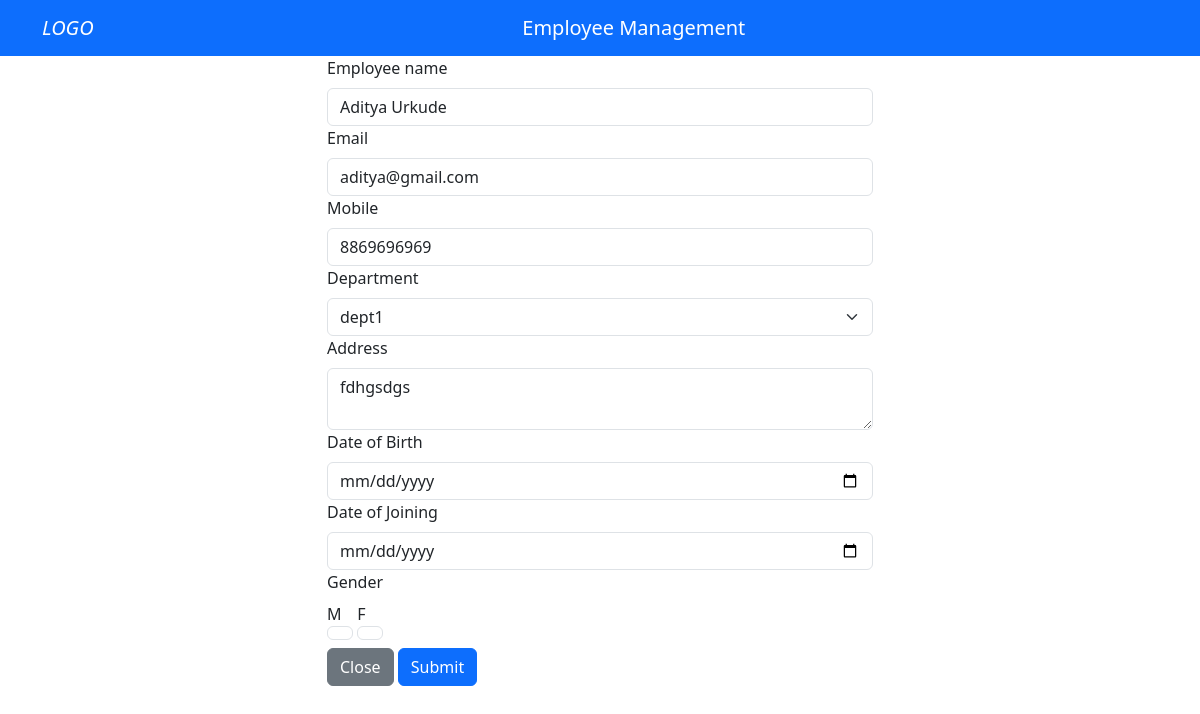
/edit_employee/1, run on an earlier commit of the app's database.
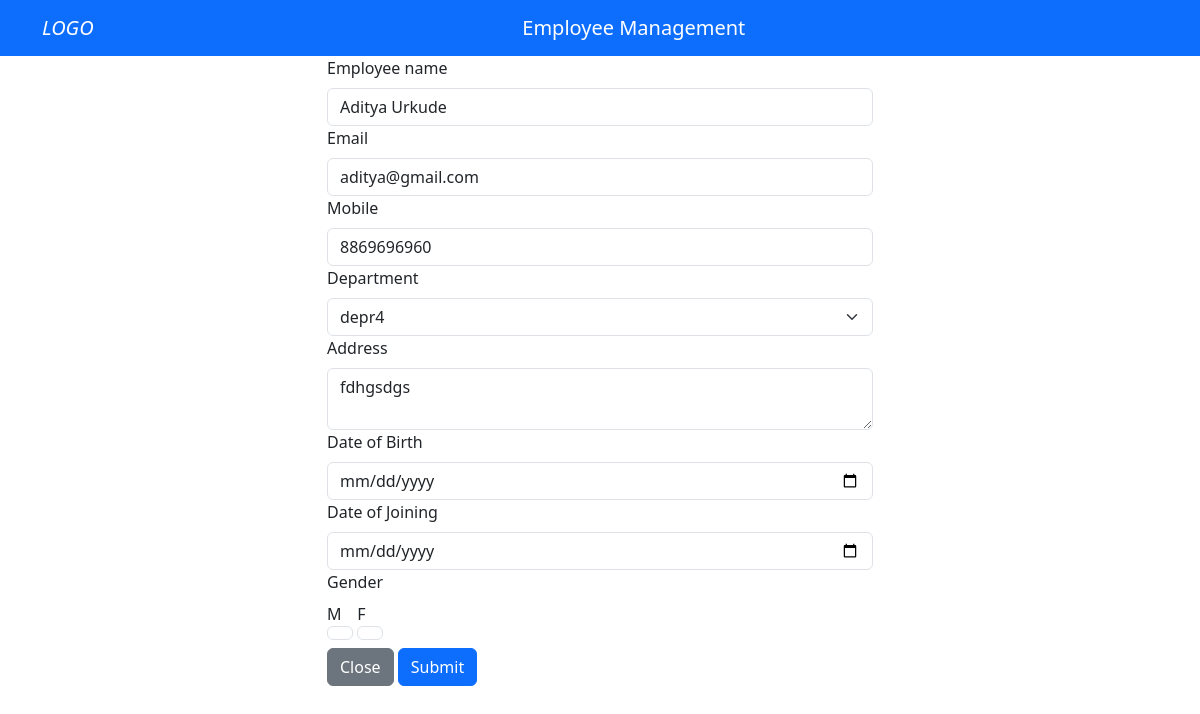
And on a later commit of the database.
### Sites_app/models.py (models this page shows)
class Employee(models.Model):
    emp_name = models.CharField(max_length=50)
    address = models.CharField(max_length=200)
    mobile = models.CharField(max_length=10)
    email = models.EmailField(max_length=100)
    dob = models.DateField()
    doj = models.DateField()
    gender = models.CharField(max_length=2)
    dept_id = models.ForeignKey(Department, on_delete=models.CASCADE)
    class Meta:
        db_table = 'employee'

class Department(models.Model):
    dept_name = models.CharField(max_length=100)
    type = models.CharField(max_length=100)
    address_block = models.CharField(max_length=100)
    class Meta:
        db_table = 'department'

### Sites_app/views.py (the view, shortened to what this page needs)
# urls.py: path('edit_employee/<int:pid>', edit_employee, name='edit_employee'),
def edit_employee(request, pid):
    print("edit employee")
    error = ""
    emp_obj = get_object_or_404(Employee, id=pid)
    dp_objs = Department.objects.all()
    return render(request, 'edit_employee.html', {'emp_obj': emp_obj, 'dp_objs': dp_objs})

### templates/edit_employee.html (shortened to what this page needs)
<!DOCTYPE html>
<html lang="en">
<head>
    <link href="https://cdn.jsdelivr.net/npm/bootstrap@5.3.3/dist/css/bootstrap.min.css" rel="stylesheet"
>
</head>
<body>
    <header>
        <nav class="navbar navbar-expand-lg navbar-dark bg-primary">
            <div class="container">
                <i class="navbar-brand">
                    LOGO
                </i>
                <a class="navbar-brand mx-auto" style="display: block;">Employee Management</a>
            </div>
        </nav>
    </header>
    <div class="modal-body">
        <div class="container">
            <form action="" id="editEmployeeForm" method="post" enctype="multipart/form-data">
                <div class="row justify-content-center">
                    <div class="col-md-6">
                        <label class="form-label">Employee name</label>
                        <input type="text" name="Employee" class="form-control" id="emp" value="{{emp_obj.emp_name}}" required>
                    </div>
                </div>
                <div class="row justify-content-center">
                    <div class="col-md-6">
                        <label class="form-label">Email</label>
                        <input type="text" name="Email" class="form-control" id="email" value="{{emp_obj.email}}" required>
                    </div>
                </div>
                <div class="row justify-content-center">
                    <div class="col-md-6">
                        <label class="form-label">Mobile</label>
                        <input type="number" name="Mobile" class="form-control" id="mobile" value="{{emp_obj.mobile}}" required>
                    </div>
                </div>
                <div class="row justify-content-center">
                    <div class="col-md-6">
                        <label class="form-label">Department</label>
                        <select class="form-select" name="Dept_type">
                            <option value="{{emp_obj.dept_id.dept_name}}">{{emp_obj.dept_id.dept_name}}</option>
                        </select>
                    </div>
                </div>
                <div class="row justify-content-center">
                    <div class="col-md-6">
                        <label class="form-label">Address</label>
                        <textarea name="Address" class="form-control" id="address" required>{{emp_obj.address}}</textarea>
                    </div>
                </div>
                <div class="row justify-content-center">
                    <div class="col-md-6">
                        <label class="form-label">Date of Birth</label>
                        <input type="date" name="DOB" class="form-control" id="dob" value="{{emp_obj.dob}}" required>
                    </div>
                </div>
                <div class="row justify-content-center">
                    <div class="col-md-6">
                        <label class="form-label">Date of Joining</label>
                        <input type="date" name="DOJ" class="form-control" id="doj" value="{{emp_obj.doj}}" required>
                    </div>
                </div>
                <div class="row justify-content-center">
                    <div class="col-md-6">
                        <label class="form-label">Gender</label>
                        <br>
                        <label class="form-label">M
                            <input type="radio" name="Gender" class="form-control" value="M" id="gender">
                        </label>
                        <label class="form-label">F
                            <input type="radio" name="Gender" class="form-control" value="F" id="gender">
                        </label>
                    </div>
                </div>
                <div class="row justify-content-center">
                    <div class="col-md-6">
                        <button type="button" class="btn btn-secondary" data-bs-dismiss="modal">Close</button>
                        <button type="submit" class="btn btn-primary">Submit</button>
                    </div>
                </div>
            </form>
        </div>
    </div>
</body>
</html>

What changed in the data, as far as the page shows it:
changed Employee "Aditya Urkude": Mobile "8869696969" → "8869696960"; Dept_type "dept1" → "depr4"
